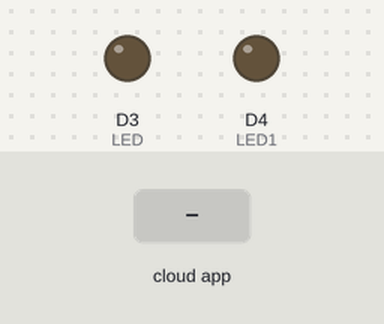
The sketch below on a simulated ESP8266 (NodeMCU). On the bench: output pins drawn as LEDs (lit = HIGH). Inputs (shaded band) come from the test bench. WiFi joins after 1.5 s; servers stay silent unless stated.

Above: at 2.7 s.
2.8 s: the phone or cloud app sets d3_switch to 0
At 3.3 s:
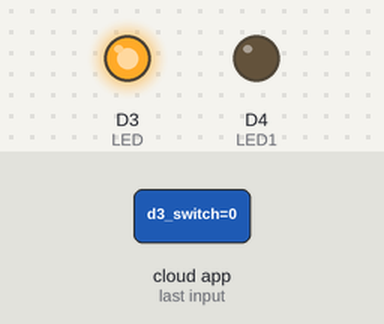
4.5 s: the phone or cloud app sets d4_switch to 0
At 5.6 s:
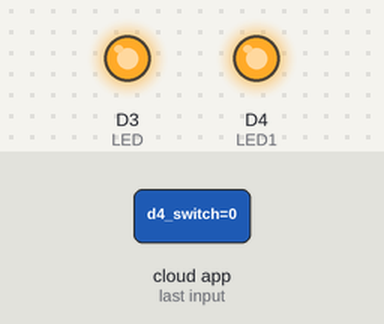
6.0 s: the phone or cloud app sets d3_switch to 1
At 6.8 s:
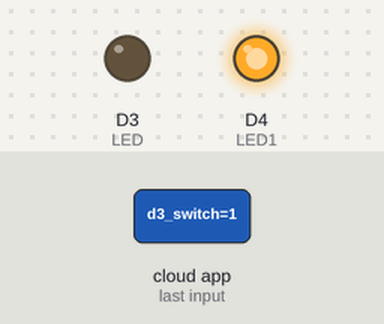
7.5 s: the phone or cloud app sets d4_switch to 1
At 7.9 s:
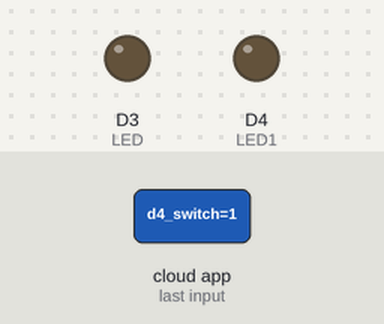
9.0 s: the phone or cloud app sets led_switch to 0
At 10.3 s:
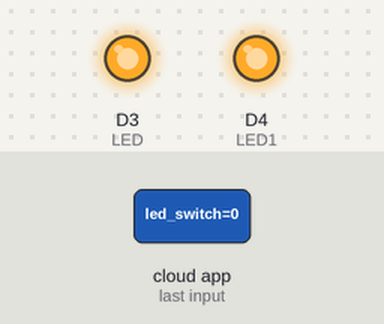
Timing chart, 0 to 11.5 s (numbered marks = the images above; inputs shaded):
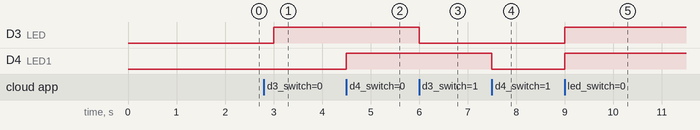

Measured:
- after the input at 2.8 s, D3 (LED): LOW → HIGH after 0.20 s
- after the input at 4.5 s, D4 (LED1): LOW → HIGH at once
- after the input at 6.0 s, D3 (LED): HIGH → LOW at once
- after the input at 7.5 s, D4 (LED1): HIGH → LOW at once
- after the input at 9.0 s, D3 (LED), D4 (LED1): LOW → HIGH at once

The sketch:

arduinoiotcloudlights.ino
```cpp
#include "arduino_secrets.h"
#include "thingProperties.h"

int LED = D3;
int LED1 = D4;
bool led_switch_state = true; // variable to hold state of led_switch
bool d3_switch_state = true; // variable to hold state of d3_switch
bool d4_switch_state = true; // variable to hold state of d4_switch

void setup() {
  pinMode(LED, OUTPUT);
  pinMode(LED1, OUTPUT);
  // Initialize serial and wait for port to open:
  Serial.begin(9600);
  // This delay gives the chance to wait for a Serial Monitor without blocking if none is found
  delay(1500);

  // Defined in thingProperties.h
  initProperties();

  // Connect to Arduino IoT Cloud
  ArduinoCloud.begin(ArduinoIoTPreferredConnection);

  /*
     The following function allows you to obtain more information
     related to the state of network and IoT Cloud connection and errors
     the higher number the more granular information you’ll get.
     The default is 0 (only errors).
     Maximum is 4
 */
  setDebugMessageLevel(2);
  ArduinoCloud.printDebugInfo();
}

void loop() {
  ArduinoCloud.update();
  // Your code here

}

void onLedSwitchChange() {
  // Do something
  led_switch_state = led_switch; // update led_switch_state variable
  if (led_switch_state) {
    digitalWrite(LED, LOW);
    digitalWrite(LED1, LOW);
  } else {
    digitalWrite(LED1, HIGH);
    digitalWrite(LED, HIGH);
  }
}

void onD3SwitchChange() {
  // Do something
  d3_switch_state = d3_switch; // update d3_switch_state variable
  if (d3_switch_state) {
    digitalWrite(LED, LOW);
  } else {
    digitalWrite(LED, HIGH);
  }
}

void onD4SwitchChange() {
  // Do something
  d4_switch_state = d4_switch; // update d4_switch_state variable
  if (d4_switch_state) {
    digitalWrite(LED1, LOW);
  } else {
    digitalWrite(LED1, HIGH);
  }
}
```

arduino_secrets.h
```cpp
#define SECRET_SSID ""
#define SECRET_OPTIONAL_PASS ""
#define SECRET_DEVICE_KEY ""
```

thingProperties.h
```cpp
// Code generated by Arduino IoT Cloud, DO NOT EDIT.

#include <ArduinoIoTCloud.h>
#include <Arduino_ConnectionHandler.h>

const char DEVICE_LOGIN_NAME[]  = "a24ef678-43d8-4cd1-9aed-4bfb3b4ac8b7";

const char SSID[]               = SECRET_SSID;    // Network SSID (name)
const char PASS[]               = SECRET_OPTIONAL_PASS;    // Network password (use for WPA, or use as key for WEP)
const char DEVICE_KEY[]  = SECRET_DEVICE_KEY;    // Secret device password

void onD3SwitchChange();
void onD4SwitchChange();
void onLedSwitchChange();

bool d3_switch;
bool d4_switch;
bool led_switch;

void initProperties(){

  ArduinoCloud.setBoardId(DEVICE_LOGIN_NAME);
  ArduinoCloud.setSecretDeviceKey(DEVICE_KEY);
  ArduinoCloud.addProperty(d3_switch, READWRITE, ON_CHANGE, onD3SwitchChange);
  ArduinoCloud.addProperty(d4_switch, READWRITE, ON_CHANGE, onD4SwitchChange);
  ArduinoCloud.addProperty(led_switch, READWRITE, ON_CHANGE, onLedSwitchChange);

}

WiFiConnectionHandler ArduinoIoTPreferredConnection(SSID, PASS);
```
